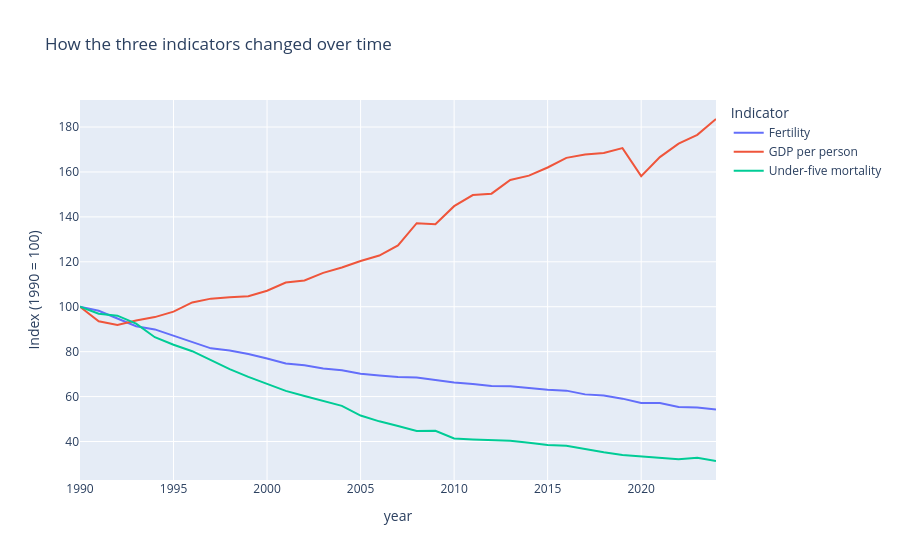

The cell this chart's notebook holds for it:
### Markdown cell above
Across the selected economies, median fertility and under-five mortality declined while median GDP per person increased between 1990 and 2024.

### Code cell
# Set each indicator's starting value to 100
trend_index = yearly_medians / yearly_medians.loc[start_year] * 100
trend_index = trend_index.rename(columns={
    "fertility": "Fertility",
    "gdp_pc": "GDP per person",
    "mortality": "Under-five mortality",
})
fig = px.line(
    trend_index,
    x=trend_index.index,
    y=["Fertility", "GDP per person", "Under-five mortality"],
    title="How the three indicators changed over time",
    labels={
        "x": "Year",
        "value": "Index (1990 = 100)",
        "variable": "Indicator",
    },
)
fig.show()

### Figure 1 — Plotly figure (JSON) as saved in the notebook; plotly's stock layout.template omitted (floating-point values rounded to 4 significant figures)
{"data": [{"hovertemplate": "Indicator=Fertility<br>year=%{x}<br>Index (1990 = 100)=%{y}<extra></extra>", "legendgroup": "Fertility", "line": {"color": "#636efa", "dash": "solid"}, "marker": {"symbol": "circle"}, "mode": "lines", "name": "Fertility", "orientation": "v", "showlegend": true, "type": "scatter", "x": [1990, 1991, 1992, 1993, 1994, 1995, 1996, 1997, 1998, 1999, 2000, 2001, 2002, 2003, 2004, 2005, 2006, 2007, 2008, 2009, 2010, 2011, 2012, 2013, 2014, 2015, 2016, 2017, 2018, 2019, 2020, 2021, 2022, 2023, 2024], "xaxis": "x", "y": [100.0, 98.23, 94.75, 91.34, 89.91, 87.11, 84.32, 81.47, 80.53, 78.91, 76.94, 74.75, 73.99, 72.48, 71.74, 70.2, 69.37, 68.67, 68.53, 67.26, 66.32, 65.64, 64.74, 64.56, 63.77, 63.08, 62.65, 60.98, 60.52, 59.08, 57.12, 57.16, 55.39, 55.19, 54.3], "yaxis": "y"}, {"hovertemplate": "Indicator=GDP per person<br>year=%{x}<br>Index (1990 = 100)=%{y}<extra></extra>", "legendgroup": "GDP per person", "line": {"color": "#EF553B", "dash": "solid"}, "marker": {"symbol": "circle"}, "mode": "lines", "name": "GDP per person", "orientation": "v", "showlegend": true, "type": "scatter", "x": [1990, 1991, 1992, 1993, 1994, 1995, 1996, 1997, 1998, 1999, 2000, 2001, 2002, 2003, 2004, 2005, 2006, 2007, 2008, 2009, 2010, 2011, 2012, 2013, 2014, 2015, 2016, 2017, 2018, 2019, 2020, 2021, 2022, 2023, 2024], "xaxis": "x", "y": [100.0, 93.52, 91.86, 93.84, 95.39, 97.81, 101.9, 103.6, 104.2, 104.7, 107.1, 110.8, 111.7, 115.1, 117.5, 120.3, 122.8, 127.3, 137.2, 136.7, 144.8, 149.7, 150.3, 156.4, 158.4, 162.0, 166.3, 167.7, 168.5, 170.6, 158.1, 166.6, 172.6, 176.5, 183.6], "yaxis": "y"}, {"hovertemplate": "Indicator=Under-five mortality<br>year=%{x}<br>Index (1990 = 100)=%{y}<extra></extra>", "legendgroup": "Under-five mortality", "line": {"color": "#00cc96", "dash": "solid"}, "marker": {"symbol": "circle"}, "mode": "lines", "name": "Under-five mortality", "orientation": "v", "showlegend": true, "type": "scatter", "x": [1990, 1991, 1992, 1993, 1994, 1995, 1996, 1997, 1998, 1999, 2000, 2001, 2002, 2003, 2004, 2005, 2006, 2007, 2008, 2009, 2010, 2011, 2012, 2013, 2014, 2015, 2016, 2017, 2018, 2019, 2020, 2021, 2022, 2023, 2024], "xaxis": "x", "y": [100.0, 96.88, 96.02, 92.47, 86.44, 83.1, 80.19, 76.32, 72.23, 68.78, 65.77, 62.54, 60.28, 57.91, 55.87, 51.56, 48.98, 46.93, 44.67, 44.78, 41.33, 40.9, 40.47, 40.37, 39.4, 38.43, 38.11, 36.6, 35.2, 34.02, 33.48, 32.83, 32.08, 32.72, 31.32], "yaxis": "y"}], "layout": {"legend": {"title": {"text": "Indicator"}, "tracegroupgap": 0}, "title": {"text": "How the three indicators changed over time"}, "xaxis": {"anchor": "y", "domain": [0.0, 1.0], "title": {"text": "year"}}, "yaxis": {"anchor": "x", "domain": [0.0, 1.0], "title": {"text": "Index (1990 = 100)"}}}}
